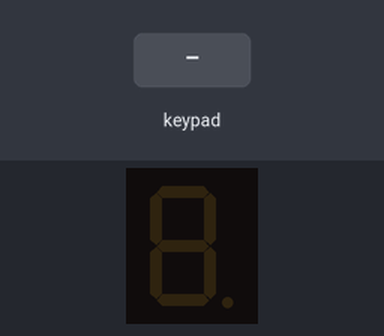
Recording of a sketch running on a simulated Arduino Mega 2560, built with avr-gcc and run on an emulated ATmega2560. Shown: 1-digit seven-segment display. Wiring (inferred from the names in the program): 1-digit 7-segment display, segments lit when HIGH: segments pin 8, pin 9, pin 10, pin 11, pin 12, pin 22, pin 24, pin 26. The test bench sets the inputs (shaded band). The segment pins are drawn as the display they are named for.

Above: at 1.2 s.
1.3 s: keypad keys 2 1 2 0 1 9 1 8 pressed 0.4 s apart
At 4.5 s:
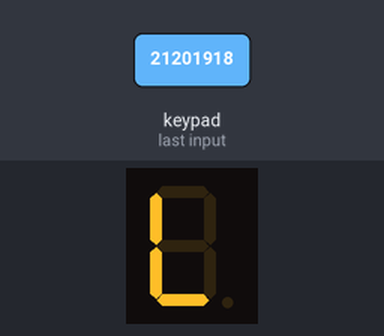
6.0 s: key '3' pressed
At 7.1 s:
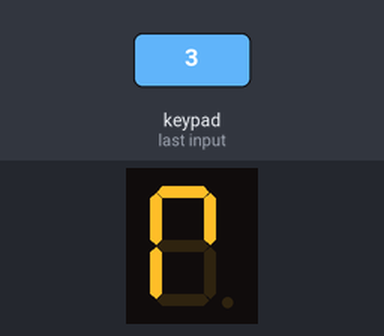
7.5 s: key 'A' pressed
At 8.2 s:
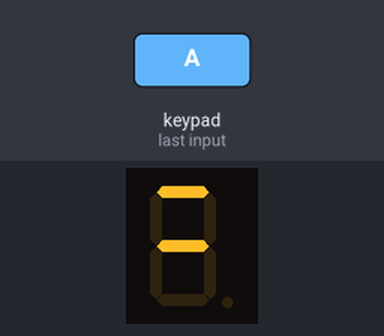
9.0 s: keypad keys 2 1 2 0 1 9 1 8 # pressed 0.4 s apart
At 13.2 s:
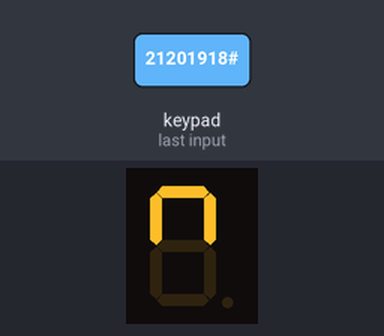
14.1 s: key '4' pressed
At 14.7 s:
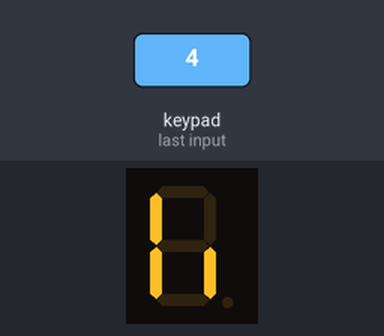
15.6 s: keypad keys 2 1 2 0 1 9 1 8 * pressed 0.4 s apart
At 19.4 s:
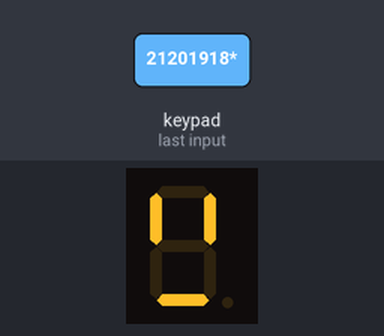
Timing chart, 0 to 20.9 s (numbered marks = the images above; inputs shaded):
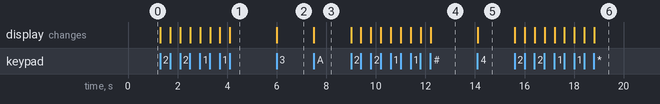

The sketch:

Teclado.ino
```cpp
#include <Keypad.h>

#define SEG_A 8
#define SEG_B 9
#define SEG_C 10
#define SEG_D 11
#define SEG_E 12
#define SEG_F 22
#define SEG_G 24
#define SEG_H 26

/* Keypad setup */
const byte KEYPAD_ROWS = 4;
const byte KEYPAD_COLS = 4;
byte rowPins[KEYPAD_ROWS] = {21, 20, 19, 18};
byte colPins[KEYPAD_COLS] = {17, 16, 15, 14};
char keys[KEYPAD_ROWS][KEYPAD_COLS] = {
  {'1', '2', '3', 'A'},
  {'4', '5', '6', 'B'},
  {'7', '8', '9', 'C'},
  {'*', '0', '#', 'D'}
};

Keypad keypad = Keypad(makeKeymap(keys), rowPins, colPins, KEYPAD_ROWS, KEYPAD_COLS);


void setup() {
  pinMode(8, OUTPUT);
  pinMode(9, OUTPUT);
  pinMode(10, OUTPUT);
  pinMode(11, OUTPUT);
  pinMode(12, OUTPUT);
  pinMode(22, OUTPUT);
  pinMode(24, OUTPUT);
  pinMode(26, OUTPUT);
}

void loop() {// obtiene tecla presionada y asigna a variable
  char key = keypad.getKey();
  // comprueba que se haya presionado una tecla
  if (key) {

      digitalWrite(SEG_A,bitRead(key, 0));
      digitalWrite(SEG_B,bitRead(key, 1));
      digitalWrite(SEG_C,bitRead(key, 2));
      digitalWrite(SEG_D,bitRead(key, 3));
      digitalWrite(SEG_E,bitRead(key, 4));
      digitalWrite(SEG_F,bitRead(key, 5));
      digitalWrite(SEG_G,bitRead(key, 6));
      digitalWrite(SEG_H,bitRead(key, 7));


  }// put your main code here, to run repeatedly:

}
```

Measured:
- after the input at 1.3 s, the display: first changes at once (image 1 shows a later state)
- after the input at 6.0 s, the display: changes at once (image 2)
- after the input at 7.5 s, the display: changes at once (image 3)
- after the input at 9.0 s, the display: first changes at once (image 4 shows a later state)
- after the input at 14.1 s, the display: changes at once (image 5)
- after the input at 15.6 s, the display: first changes at once (image 6 shows a later state)
